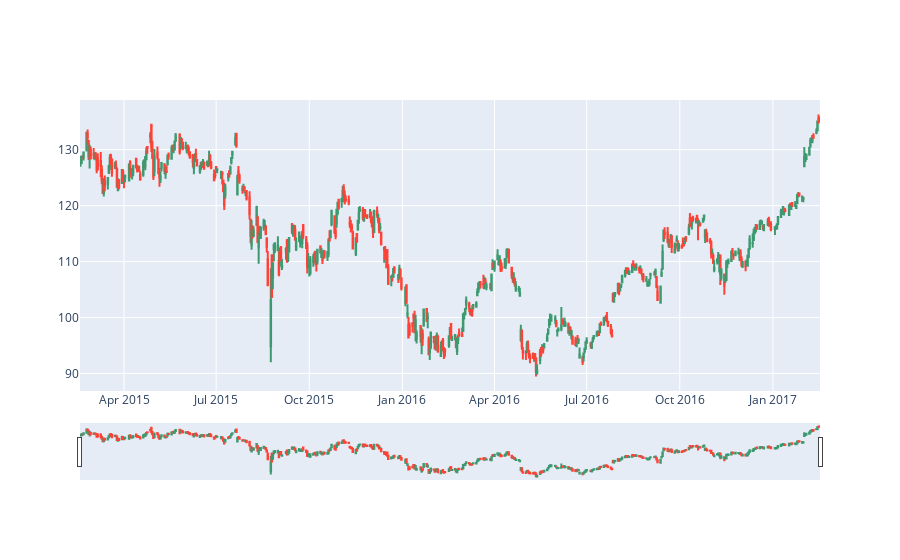

Notebook code cell kept with this figure:
### Markdown cell above
### Визуализация финансовых данных

Встроенный метод Plotly — Candlestick() — рисует японские свечи и автоматически добавляет ползунок под график для скроллинга.

### Code cell
import plotly.graph_objects as go
import pandas as pd

## загружаем стоимость акций apple
df = pd.read_csv('https://raw.githubusercontent.com/plotly/datasets/master/finance-charts-apple.csv')
## говорим методу Candlestick какие колонки дейтафрейма использовать
data = [go. Candlestick(x      =df['Date'],
                        open   =df['AAPL.Open'],
                        high   =df['AAPL.High'],
                        low    =df['AAPL.Low'],
                        close  =df['AAPL.Close'])]
 ## отображаем фигуру с данными
fig = go.Figure(data)
fig.show()

### Figure 1 — Plotly figure (JSON) as saved in the notebook; plotly's stock layout.template omitted (floating-point values rounded to 4 significant figures; data arrays with more than 128 entries replaced by an {"elided": "..."} marker saying what was removed)
{"data": [{"close": {"elided": "506 float values"}, "high": {"elided": "506 float values"}, "low": {"elided": "506 float values"}, "open": {"elided": "506 float values"}, "type": "candlestick", "x": {"elided": "506 str values"}}], "layout": {}}
